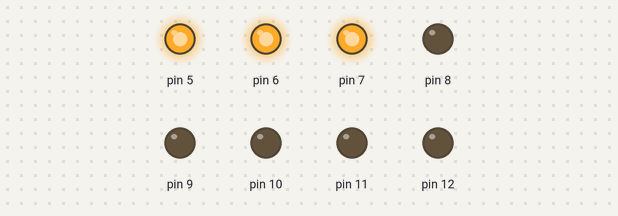
Bench run of a sketch on a simulated Arduino Uno, built with avr-gcc and run on an emulated ATmega328P. Shown: output pins drawn as LEDs (lit = HIGH).

Above: at 0.5 s.
At 2.5 s:
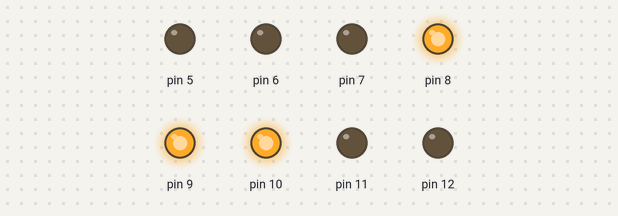
At 4.5 s:
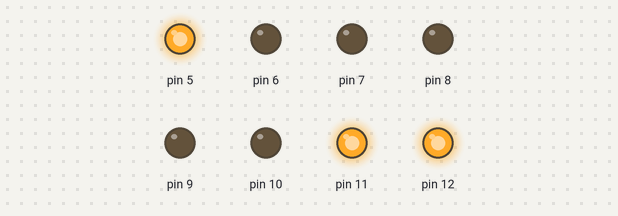
At 5.5 s:
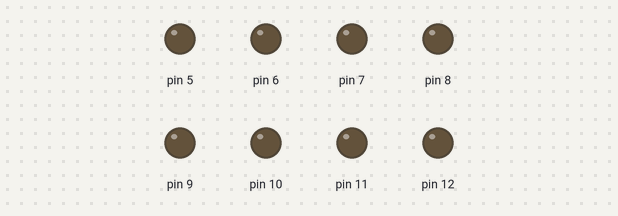
Timing chart, 0 to 7.8 s (numbered marks = the images above):
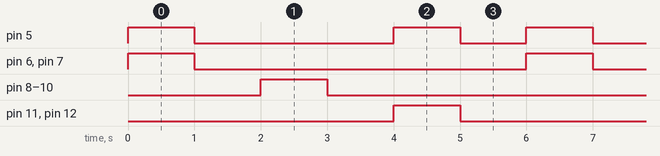

Measured:
- by itself, pin 5: repeats every 6.0 s: LOW 3.0 s, HIGH 1.0 s, LOW 1.0 s, HIGH 1.0 s
- by itself, pin 6–12: alternates HIGH for 1.0 s and LOW for 5.0 s
- by itself, everything shown: repeats every 6.0 s, in 6 steps

The sketch:

3._3_LED_together_blink.ino
```cpp
void setup() {
  pinMode(5, OUTPUT);
  pinMode(6, OUTPUT);
  pinMode(7, OUTPUT);
  pinMode(8, OUTPUT);
  pinMode(9, OUTPUT);
  pinMode(10, OUTPUT);
  pinMode(11, OUTPUT);
  pinMode(12, OUTPUT);

}

void loop() {
  digitalWrite(5, HIGH);
  digitalWrite(6, HIGH);
  digitalWrite(7, HIGH);
  delay(1000);
  digitalWrite(5, LOW);
  digitalWrite(6, LOW);
  digitalWrite(7, LOW);
  delay(1000);

  digitalWrite(8, HIGH);
  digitalWrite(9, HIGH);
  digitalWrite(10, HIGH);
  delay(1000);
  digitalWrite(8, LOW);
  digitalWrite(9, LOW);
  digitalWrite(10, LOW);
  delay(1000);

  digitalWrite(11, HIGH);
  digitalWrite(12, HIGH);
  digitalWrite(5, HIGH);
  delay(1000);
  digitalWrite(11, LOW);
  digitalWrite(12, LOW);
  digitalWrite(5, LOW);
  delay(1000);


}
```
